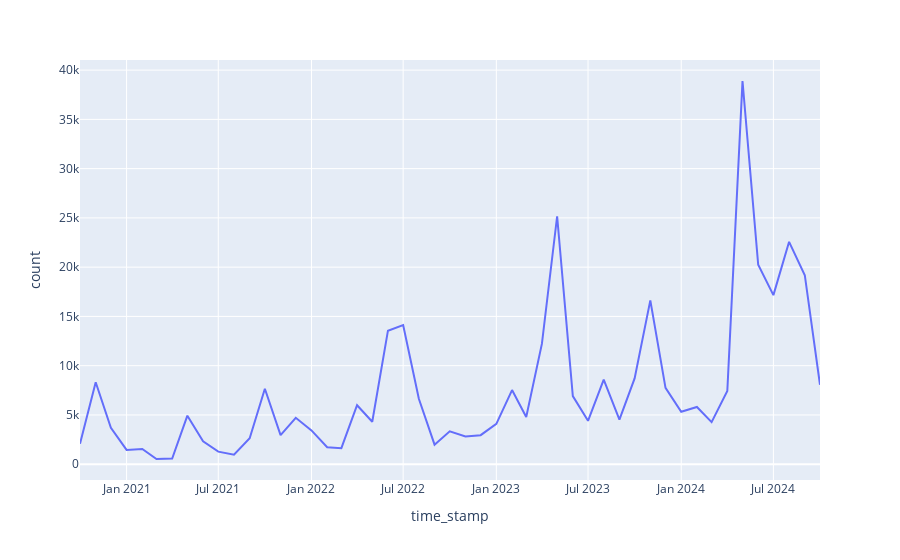

Here is the notebook cell this chart was saved with:
### Code cell
px.line(df, x="time_stamp", y="count")
